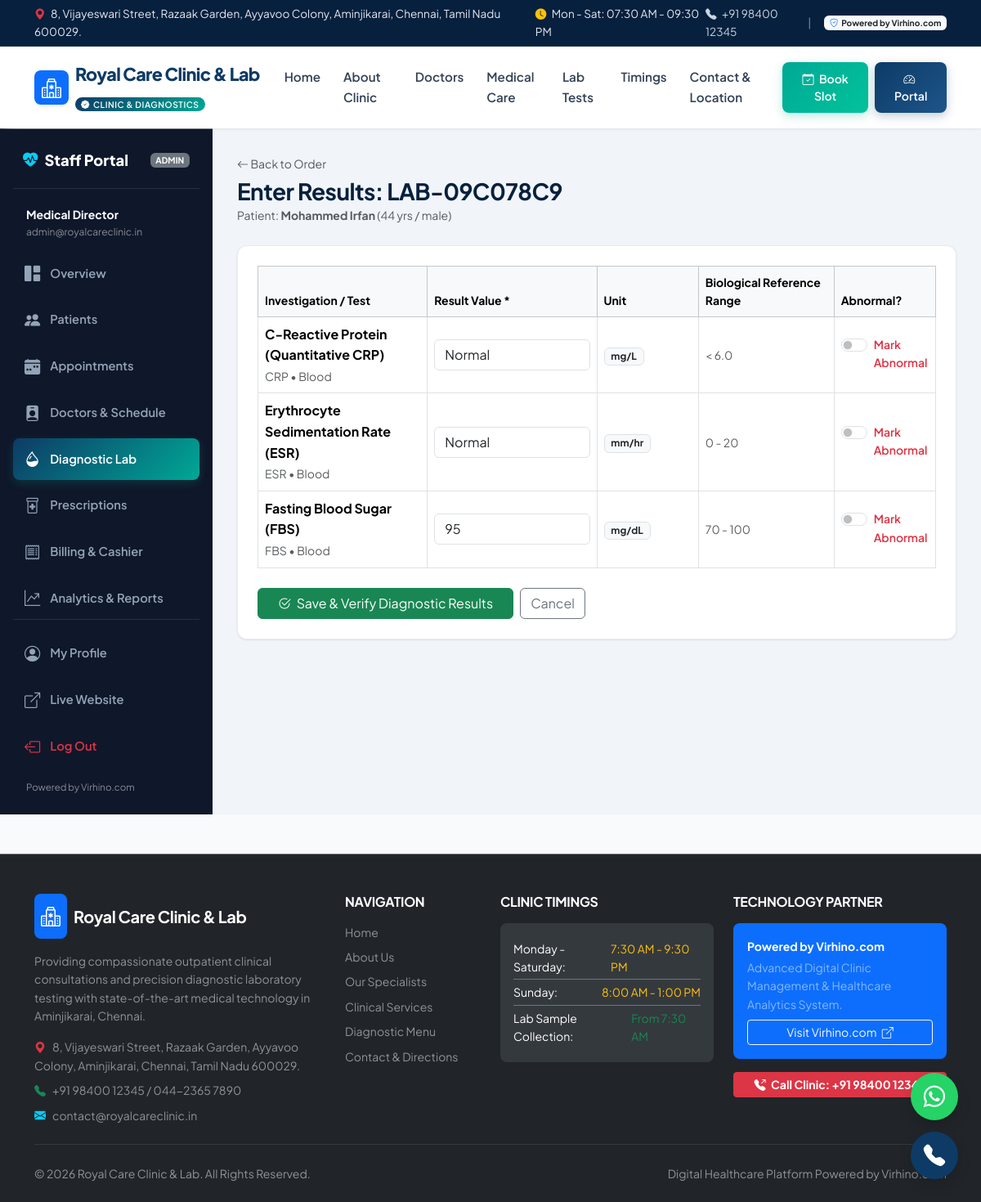
Page /lab/orders/9/results/ (signed in) on the committed database.
### accounts/models.py (models this page shows, shortened)
class User(AbstractUser):
    ROLE_CHOICES = (
        ('admin', 'Administrator'),
        ('doctor', 'Doctor / Specialist'),
        ('receptionist', 'Receptionist / Front Desk'),
        ('lab_technician', 'Lab Technician / Pathologist'),
        ('patient', 'Patient'),
    )
    role = models.CharField(max_length=20, choices=ROLE_CHOICES, default='receptionist')
    phone = models.CharField(max_length=20, unique=True, null=True, blank=True)
    address = models.TextField(blank=True, null=True)
    avatar = models.ImageField(upload_to='avatars/', blank=True, null=True)
    class Meta:
        ordering = ['username']
        verbose_name = 'User'
        verbose_name_plural = 'Users'
    @property
    def is_staff_member(self):
        return self.role in ['admin', 'doctor', 'receptionist', 'lab_technician'] or self.is_staff

### lab/models.py (models this page shows, shortened)
class LabOrder(models.Model):
    STATUS_CHOICES = (
        ('pending', 'Pending Sample Collection'),
        ('sample_collected', 'Sample Collected'),
        ('in_analysis', 'Under Testing / Analysis'),
        ('completed', 'Completed & Verified'),
        ('cancelled', 'Cancelled'),
    )
    PRIORITY_CHOICES = (
        ('routine', 'Routine'),
        ('urgent', 'Urgent'),
        ('stat', 'STAT (Emergency)'),
    )
    order_number = models.CharField(max_length=30, unique=True, blank=True, db_index=True)
    patient = models.ForeignKey(Patient, on_delete=models.CASCADE, related_name='lab_orders')
    doctor = models.ForeignKey(Doctor, on_delete=models.SET_NULL, null=True, blank=True, related_name='lab_orders', help_text='Referring Doctor (optional)')
    order_date = models.DateField(default=timezone.now, db_index=True)
    status = models.CharField(max_length=30, choices=STATUS_CHOICES, default='pending', db_index=True)
    priority = models.CharField(max_length=20, choices=PRIORITY_CHOICES, default='routine')
    sample_collected_at = models.DateTimeField(null=True, blank=True)
    reported_at = models.DateTimeField(null=True, blank=True)
    total_amount = models.DecimalField(max_digits=10, decimal_places=2, default=0.00)
    notes = models.TextField(blank=True)
    created_at = models.DateTimeField(auto_now_add=True)
    updated_at = models.DateTimeField(auto_now=True)
    class Meta:
        ordering = ['-created_at']

class LabOrderItem(models.Model):
    order = models.ForeignKey(LabOrder, on_delete=models.CASCADE, related_name='items')
    test = models.ForeignKey(LabTest, on_delete=models.PROTECT)
    result_value = models.CharField(max_length=200, blank=True)
    reference_range = models.CharField(max_length=200, blank=True)
    unit = models.CharField(max_length=50, blank=True)
    is_abnormal = models.BooleanField(default=False)
    technician_remarks = models.TextField(blank=True)

class LabTest(models.Model):
    SAMPLE_CHOICES = (
        ('Blood', 'Whole Blood / Serum / Plasma'),
        ('Urine', 'Urine Sample'),
        ('Stool', 'Stool Sample'),
        ('Swab', 'Throat / Nasal Swab'),
        ('Sputum', 'Sputum Sample'),
        ('Fluid', 'Body Fluids / CSF / Synovial'),
        ('Other', 'Other Sample Type'),
    )
    category = models.ForeignKey(LabCategory, on_delete=models.CASCADE, related_name='tests')
    code = models.CharField(max_length=20, unique=True, help_text='e.g., CBC, LFT, KFT, HBA1C')
    name = models.CharField(max_length=200)
    sample_type = models.CharField(max_length=50, choices=SAMPLE_CHOICES, default='Blood')
    price = models.DecimalField(max_digits=8, decimal_places=2)
    turnaround_hours = models.PositiveIntegerField(default=4, help_text='Standard report delivery time in hours')
    normal_range = models.CharField(max_length=200, blank=True, help_text='Standard Reference Interval')
    unit = models.CharField(max_length=50, blank=True, help_text='Measurement unit (e.g. mg/dL, g/dL, %)')
    description = models.TextField(blank=True, help_text='Clinical significance and preparation instructions')
    is_active = models.BooleanField(default=True)
    class Meta:
        ordering = ['category', 'name']

### patients/models.py (models this page shows, shortened)
class Patient(models.Model):
    GENDER_CHOICES = (
        ('male', 'Male'),
        ('female', 'Female'),
        ('other', 'Other'),
    )
    BLOOD_GROUP_CHOICES = (
        ('A+', 'A+'), ('A-', 'A-'),
        ('B+', 'B+'), ('B-', 'B-'),
        ('O+', 'O+'), ('O-', 'O-'),
        ('AB+', 'AB+'), ('AB-', 'AB-'),
        ('Unknown', 'Unknown'),
    )
    first_name = models.CharField(max_length=100)
    last_name = models.CharField(max_length=100, blank=True)
    phone = models.CharField(max_length=20, unique=True, db_index=True)
    email = models.EmailField(blank=True, null=True)
    date_of_birth = models.DateField(null=True, blank=True)
    gender = models.CharField(max_length=10, choices=GENDER_CHOICES, default='other')
    blood_group = models.CharField(max_length=10, choices=BLOOD_GROUP_CHOICES, default='Unknown')
    address = models.TextField(blank=True)
    emergency_contact = models.CharField(max_length=100, blank=True, help_text='Name & Phone')
    allergies = models.TextField(blank=True, help_text='Known drug/food allergies')
    medical_history = models.TextField(blank=True, help_text='Past illnesses, chronic conditions, surgeries')
    created_at = models.DateTimeField(auto_now_add=True, db_index=True)
    updated_at = models.DateTimeField(auto_now=True)
    class Meta:
        ordering = ['-created_at']
        indexes = [
            models.Index(fields=['phone']),
            models.Index(fields=['first_name', 'last_name']),
            models.Index(fields=['created_at']),
        ]
    @property
    def full_name(self):
        return f"{self.first_name} {self.last_name}".strip()
    @property
    def age(self):
        if not self.date_of_birth:
            return 'N/A'
        today = date.today()
        return today.year - self.date_of_birth.year - (
            (today.month, today.day) < (self.date_of_birth.month, self.date_of_birth.day)
        )

### lab/views.py (the view, shortened to what this page needs)
# urls.py: path('orders/<int:pk>/results/', views.enter_results, name='lab_enter_results'),
@login_required
@staff_required
def enter_results(request, pk):
    order = get_object_or_404(LabOrder.objects.prefetch_related('items__test'), pk=pk)
    return render(request, 'lab/enter_results.html', {'order': order})

### website/context_processors.py (called while the page is built)
def clinic_info(request):
    return {
        'CLINIC': settings.CLINIC_METADATA,
    }

### templates/lab/enter_results.html (shortened to what this page needs)
{% extends 'dashboard_base.html' %}
{% block dashboard_content %}
<div class="d-flex justify-content-between align-items-center mb-4">
  <div>
    <a href="{% url 'lab_order_detail' order.pk %}" class="small text-muted text-decoration-none"><i class="bi bi-arrow-left"></i> Back to Order</a>
    <h3 class="fw-bold mb-0 mt-1">Enter Results: {{ order.order_number }}</h3>
    <span class="text-muted small">Patient: <strong>{{ order.patient.full_name }}</strong> ({{ order.patient.age }} yrs / {{ order.patient.gender }})</span>
  </div>
</div>
<div class="card card-custom p-4">
  <form method="POST">
    <div class="table-responsive mb-4">
      <table class="table table-bordered align-middle mb-0">
        <thead class="table-light small">
          <tr>
            <th style="width: 25%;">Investigation / Test</th>
            <th style="width: 25%;">Result Value *</th>
            <th style="width: 15%;">Unit</th>
            <th style="width: 20%;">Biological Reference Range</th>
            <th style="width: 15%;">Abnormal?</th>
          </tr>
        </thead>
        <tbody>
          {% for item in order.items.all %}
            <tr>
              <td>
                <div class="fw-bold">{{ item.test.name }}</div>
                <small class="text-muted">{{ item.test.code }} • {{ item.test.sample_type }}</small>
              </td>
              <td>
                <input type="text" name="result_{{ item.id }}" class="form-control" value="{{ item.result_value }}" placeholder="Enter observed value" required>
              </td>
              <td>
                <span class="badge bg-light text-dark border">{{ item.unit|default:"—" }}</span>
              </td>
              <td>
                <span class="text-muted small">{{ item.reference_range|default:"Standard" }}</span>
              </td>
              <td>
                <div class="form-check form-switch">
                  <input class="form-check-input" type="checkbox" name="abnormal_{{ item.id }}" id="ab_{{ item.id }}" {% if item.is_abnormal %}checked{% endif %}>
                  <label class="form-check-label text-danger small fw-semibold" for="ab_{{ item.id }}">Mark Abnormal</label>
                </div>
              </td>
            </tr>
          {% endfor %}
        </tbody>
      </table>
    </div>
    <div class="d-flex gap-2">
      <button type="submit" class="btn btn-success px-4">
        <i class="bi bi-check2-circle me-1"></i> Save & Verify Diagnostic Results
      </button>
      <a href="{% url 'lab_order_detail' order.pk %}" class="btn btn-outline-secondary">Cancel</a>
    </div>
  </form>
</div>
{% endblock %}

### templates/dashboard_base.html
{% extends 'base.html' %}
{% load static %}
{% block content %}
<div class="dashboard-layout">
  <aside class="sidebar no-print">
    <div>
      <div class="sidebar-brand d-flex align-items-center justify-content-between">
        <div class="d-flex align-items-center gap-2">
          <i class="bi bi-heart-pulse-fill text-info"></i>
          <span>Staff Portal</span>
        </div>
        <span class="badge bg-secondary text-uppercase" style="font-size: 0.65rem;">{{ user.role }}</span>
      </div>
      <div class="px-3 mb-3 text-white-50 small">
        <div class="fw-bold text-white">{{ user.get_full_name|default:user.username }}</div>
        <div style="font-size: 0.75rem;">{{ user.email }}</div>
      </div>
      <ul class="sidebar-nav">
        <li>
          <a href="{% url 'dashboard' %}" class="sidebar-link {% if request.resolver_match.url_name == 'dashboard' %}active{% endif %}">
            <i class="bi bi-grid-1x2-fill"></i>
            <span>Overview</span>
          </a>
        </li>
        <li>
          <a href="{% url 'patient_list' %}" class="sidebar-link {% if 'patient' in request.resolver_match.url_name %}active{% endif %}">
            <i class="bi bi-people-fill"></i>
            <span>Patients</span>
          </a>
        </li>
        <li>
          <a href="{% url 'appointment_list' %}" class="sidebar-link {% if 'appointment' in request.resolver_match.url_name %}active{% endif %}">
            <i class="bi bi-calendar-week-fill"></i>
            <span>Appointments</span>
          </a>
        </li>
        <li>
          <a href="{% url 'doctor_list' %}" class="sidebar-link {% if 'doctor' in request.resolver_match.url_name %}active{% endif %}">
            <i class="bi bi-person-badge-fill"></i>
            <span>Doctors & Schedule</span>
          </a>
        </li>
        <li>
          <a href="{% url 'lab_dashboard' %}" class="sidebar-link {% if 'lab' in request.resolver_match.url_name %}active{% endif %}">
            <i class="bi bi-droplet-half"></i>
            <span>Diagnostic Lab</span>
          </a>
        </li>
        <li>
          <a href="{% url 'prescription_list' %}" class="sidebar-link {% if 'prescription' in request.resolver_match.url_name %}active{% endif %}">
            <i class="bi bi-prescription2"></i>
            <span>Prescriptions</span>
          </a>
        </li>
        <li>
          <a href="{% url 'invoice_list' %}" class="sidebar-link {% if 'invoice' in request.resolver_match.url_name %}active{% endif %}">
            <i class="bi bi-receipt"></i>
            <span>Billing & Cashier</span>
          </a>
        </li>
        <li>
          <a href="{% url 'analytics_dashboard' %}" class="sidebar-link {% if 'analytics' in request.resolver_match.url_name or 'report' in request.resolver_match.url_name %}active{% endif %}">
            <i class="bi bi-graph-up-arrow"></i>
            <span>Analytics & Reports</span>
          </a>
        </li>
      </ul>
    </div>
    <div class="pt-3 border-top border-secondary border-opacity-25">
      <ul class="sidebar-nav">
        <li>
          <a href="{% url 'profile' %}" class="sidebar-link {% if request.resolver_match.url_name == 'profile' %}active{% endif %}">
            <i class="bi bi-person-circle"></i>
            <span>My Profile</span>
          </a>
        </li>
        <li>
          <a href="{% url 'home' %}" class="sidebar-link" target="_blank">
            <i class="bi bi-box-arrow-up-right"></i>
            <span>Live Website</span>
          </a>
        </li>
        <li>
          <a href="{% url 'logout' %}" class="sidebar-link text-danger">
            <i class="bi bi-box-arrow-left"></i>
            <span>Log Out</span>
          </a>
        </li>
      </ul>
      <div class="mt-3 px-3 small text-white-50" style="font-size: 0.72rem;">
        {{ CLINIC.BRAND }}
      </div>
    </div>
  </aside>
  <main class="main-content">
    {% block dashboard_content %}{% endblock %}
  </main>
</div>
{% endblock %}

### static/css/style.css (style rules this page uses)
:root { --primary-color: #0d3b66; --primary-dark: #07203d; --primary-light: #1d558a; --secondary-color: #00a896; --secondary-light: #02c39a; --accent-color: #f4a261; --accent-red: #e76f51; --success-color: #10b981; --warning-color: #f59e0b; --info-color: #0284c7; --dark-slate: #0f172a; --text-primary: #1e293b; --text-muted: #64748b; --bg-light: #f8fafc; --bg-white: #ffffff; --card-border: rgba(226, 232, 240, 0.8); --shadow-sm: 0 1px 3px rgba(0,0,0,0.06), 0 1px 2px rgba(0,0,0,0.04); --shadow-md: 0 4px 6px -1px rgba(0,0,0,0.08), 0 2px 4px -1px rgba(0,0,0,0.04); --shadow-lg: 0 10px 15px -3px rgba(0,0,0,0.08), 0 4px 6px -2px rgba(0,0,0,0.04); --shadow-xl: 0 20px 25px -5px rgba(0,0,0,0.1), 0 10px 10px -5px rgba(0,0,0,0.04); --border-radius: 12px; --border-radius-sm: 8px; --transition: all 0.25s cubic-bezier(0.4, 0, 0.2, 1); }
body { font-family: 'Plus Jakarta Sans', 'Inter', -apple-system, BlinkMacSystemFont, "Segoe UI", Roboto, sans-serif; color: var(--text-primary); background-color: var(--bg-light); line-height: 1.6; overflow-x: hidden; }
h1, h2, h3, h4, h5, h6 { font-weight: 700; color: var(--primary-dark); letter-spacing: -0.02em; }
.card-custom { background: var(--bg-white); border: 1px solid var(--card-border); border-radius: var(--border-radius); box-shadow: var(--shadow-sm); transition: var(--transition); overflow: hidden; }
.dashboard-layout { display: flex; min-height: calc(100vh - 65px); }
.sidebar { width: 260px; background: #0f172a; color: #cbd5e1; padding: 24px 16px; flex-shrink: 0; display: flex; flex-direction: column; justify-content: space-between; }
.sidebar-brand { font-size: 1.15rem; font-weight: 800; color: white; padding: 0 12px 20px; border-bottom: 1px solid rgba(255,255,255,0.1); margin-bottom: 20px; }
.sidebar-nav { list-style: none; padding: 0; margin: 0; display: flex; flex-direction: column; gap: 6px; }
.sidebar-link { display: flex; align-items: center; gap: 12px; padding: 10px 14px; color: #94a3b8; text-decoration: none; font-weight: 600; font-size: 0.92rem; border-radius: var(--border-radius-sm); transition: var(--transition); }
.sidebar-link i { font-size: 1.2rem; }
.sidebar-link:hover, .sidebar-link.active { color: white; background: rgba(255, 255, 255, 0.08); }
.sidebar-link.active { background: linear-gradient(135deg, var(--primary-color), var(--secondary-color)); color: white; box-shadow: 0 4px 12px rgba(0, 168, 150, 0.2); }
.main-content { flex-grow: 1; padding: 30px; background-color: #f1f5f9; overflow-y: auto; }

### rows in the picture
User: role "ADMIN", get_full_name "Medical Director", email "admin@royalcareclinic.in"
LabOrder: order_number "LAB-09C078C9", patient.full_name "Mohammed Irfan", patient.age "44", patient.gender "male"
LabOrderItem: test.name "C-Reactive Protein (Quantitative CRP)", test.code "CRP", test.sample_type "Blood", result_value "Normal", unit "mg/L", reference_range "< 6.0"
LabOrderItem: test.name "Erythrocyte Sedimentation Rate (ESR)", test.code "ESR", test.sample_type "Blood", result_value "Normal", unit "mm/hr", reference_range "0 - 20"
LabOrderItem: test.name "Fasting Blood Sugar (FBS)", test.code "FBS", test.sample_type "Blood", result_value "95", unit "mg/dL", reference_range "70 - 100"

### other values in the picture
{{ CLINIC.ADDRESS }} "8, Vijayeswari Street, Razaak Garden, Ayyavoo Colony, Aminjikarai, Chennai, Tamil Nadu 600029."
{{ CLINIC.HOURS_WEEKDAY }} "Mon - Sat: 07:30 AM - 09:30 PM"
{{ CLINIC.PHONE }} "+91 98400 12345"
{{ CLINIC.BRAND }} "Powered by Virhino.com"
{{ CLINIC.NAME }} "Royal Care Clinic & Lab"
{{ CLINIC.LANDLINE }} "044-2365 7890"
{{ CLINIC.EMAIL }} "contact@royalcareclinic.in"
